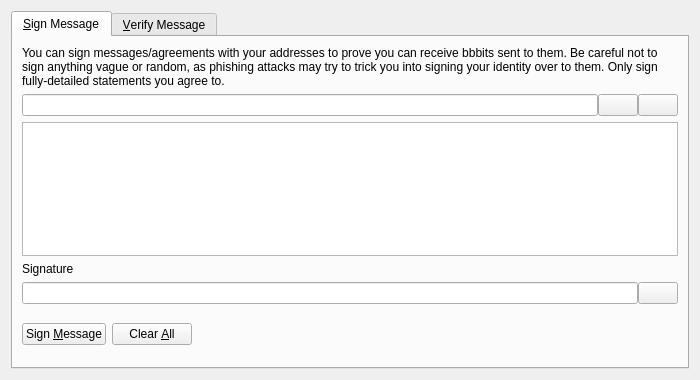
<?xml version="1.0" encoding="UTF-8"?>
<ui version="4.0">
 <class>SignVerifyMessageDialog</class>
 <widget class="QDialog" name="SignVerifyMessageDialog">
  <property name="geometry">
   <rect>
    <x>0</x>
    <y>0</y>
    <width>700</width>
    <height>380</height>
   </rect>
  </property>
  <property name="windowTitle">
   <string>Signatures - Sign / Verify a Message</string>
  </property>
  <property name="modal">
   <bool>true</bool>
  </property>
  <layout class="QVBoxLayout" name="verticalLayout">
   <item>
    <widget class="QTabWidget" name="tabWidget">
     <property name="currentIndex">
      <number>0</number>
     </property>
     <widget class="QWidget" name="tabSignMessage">
      <attribute name="title">
       <string>&amp;Sign Message</string>
      </attribute>
      <layout class="QVBoxLayout" name="verticalLayout_SM">
       <item>
        <widget class="QLabel" name="infoLabel_SM">
         <property name="text">
          <string>You can sign messages/agreements with your addresses to prove you can receive bbbits sent to them. Be careful not to sign anything vague or random, as phishing attacks may try to trick you into signing your identity over to them. Only sign fully-detailed statements you agree to.</string>
         </property>
         <property name="textFormat">
          <enum>Qt::PlainText</enum>
         </property>
         <property name="wordWrap">
          <bool>true</bool>
         </property>
        </widget>
       </item>
       <item>
        <layout class="QHBoxLayout" name="horizontalLayout_1_SM">
         <property name="spacing">
          <number>0</number>
         </property>
         <item>
          <widget class="QValidatedLineEdit" name="addressIn_SM">
           <property name="toolTip">
            <string>The Bbbit address to sign the message with</string>
           </property>
          </widget>
         </item>
         <item>
          <widget class="QPushButton" name="addressBookButton_SM">
           <property name="toolTip">
            <string>Choose previously used address</string>
           </property>
           <property name="text">
            <string/>
           </property>
           <property name="icon">
            <iconset resource="../bbbit.qrc">
             <normaloff>:/icons/address-book</normaloff>:/icons/address-book</iconset>
           </property>
           <property name="shortcut">
            <string>Alt+A</string>
           </property>
           <property name="autoDefault">
            <bool>false</bool>
           </property>
          </widget>
         </item>
         <item>
          <widget class="QPushButton" name="pasteButton_SM">
           <property name="toolTip">
            <string>Paste address from clipboard</string>
           </property>
           <property name="text">
            <string/>
           </property>
           <property name="icon">
            <iconset resource="../bbbit.qrc">
             <normaloff>:/icons/editpaste</normaloff>:/icons/editpaste</iconset>
           </property>
           <property name="shortcut">
            <string>Alt+P</string>
           </property>
           <property name="autoDefault">
            <bool>false</bool>
           </property>
          </widget>
         </item>
        </layout>
       </item>
       <item>
        <widget class="QPlainTextEdit" name="messageIn_SM">
         <property name="toolTip">
          <string>Enter the message you want to sign here</string>
         </property>
        </widget>
       </item>
       <item>
        <widget class="QLabel" name="signatureLabel_SM">
         <property name="text">
          <string>Signature</string>
         </property>
         <property name="textFormat">
          <enum>Qt::PlainText</enum>
         </property>
        </widget>
       </item>
       <item>
        <layout class="QHBoxLayout" name="horizontalLayout_2_SM">
         <property name="spacing">
          <number>0</number>
         </property>
         <item>
          <widget class="QLineEdit" name="signatureOut_SM">
           <property name="font">
            <font>
             <italic>true</italic>
            </font>
           </property>
           <property name="readOnly">
            <bool>true</bool>
           </property>
          </widget>
         </item>
         <item>
          <widget class="QPushButton" name="copySignatureButton_SM">
           <property name="toolTip">
            <string>Copy the current signature to the system clipboard</string>
           </property>
           <property name="text">
            <string/>
           </property>
           <property name="icon">
            <iconset resource="../bbbit.qrc">
             <normaloff>:/icons/editcopy</normaloff>:/icons/editcopy</iconset>
           </property>
           <property name="autoDefault">
            <bool>false</bool>
           </property>
          </widget>
         </item>
        </layout>
       </item>
       <item>
        <layout class="QHBoxLayout" name="horizontalLayout_3_SM">
         <item>
          <widget class="QPushButton" name="signMessageButton_SM">
           <property name="toolTip">
            <string>Sign the message to prove you own this Bbbit address</string>
           </property>
           <property name="text">
            <string>Sign &amp;Message</string>
           </property>
           <property name="icon">
            <iconset resource="../bbbit.qrc">
             <normaloff>:/icons/edit</normaloff>:/icons/edit</iconset>
           </property>
           <property name="autoDefault">
            <bool>false</bool>
           </property>
          </widget>
         </item>
         <item>
          <widget class="QPushButton" name="clearButton_SM">
           <property name="toolTip">
            <string>Reset all sign message fields</string>
           </property>
           <property name="text">
            <string>Clear &amp;All</string>
           </property>
           <property name="icon">
            <iconset resource="../bbbit.qrc">
             <normaloff>:/icons/remove</normaloff>:/icons/remove</iconset>
           </property>
           <property name="autoDefault">
            <bool>false</bool>
           </property>
          </widget>
         </item>
         <item>
          <spacer name="horizontalSpacer_1_SM">
           <property name="orientation">
            <enum>Qt::Horizontal</enum>
           </property>
           <property name="sizeHint" stdset="0">
            <size>
             <width>40</width>
             <height>48</height>
            </size>
           </property>
          </spacer>
         </item>
         <item>
          <widget class="QLabel" name="statusLabel_SM">
           <property name="font">
            <font>
             <weight>75</weight>
             <bold>true</bold>
            </font>
           </property>
           <property name="text">
            <string/>
           </property>
           <property name="wordWrap">
            <bool>true</bool>
           </property>
          </widget>
         </item>
         <item>
          <spacer name="horizontalSpacer_2_SM">
           <property name="orientation">
            <enum>Qt::Horizontal</enum>
           </property>
           <property name="sizeHint" stdset="0">
            <size>
             <width>40</width>
             <height>48</height>
            </size>
           </property>
          </spacer>
         </item>
        </layout>
       </item>
      </layout>
     </widget>
     <widget class="QWidget" name="tabVerifyMessage">
      <attribute name="title">
       <string>&amp;Verify Message</string>
      </attribute>
      <layout class="QVBoxLayout" name="verticalLayout_VM">
       <item>
        <widget class="QLabel" name="infoLabel_VM">
         <property name="text">
          <string>Enter the receiver's address, message (ensure you copy line breaks, spaces, tabs, etc. exactly) and signature below to verify the message. Be careful not to read more into the signature than what is in the signed message itself, to avoid being tricked by a man-in-the-middle attack. Note that this only proves the signing party receives with the address, it cannot prove sendership of any transaction!</string>
         </property>
         <property name="textFormat">
          <enum>Qt::PlainText</enum>
         </property>
         <property name="alignment">
          <set>Qt::AlignLeading|Qt::AlignLeft|Qt::AlignTop</set>
         </property>
         <property name="wordWrap">
          <bool>true</bool>
         </property>
        </widget>
       </item>
       <item>
        <layout class="QHBoxLayout" name="horizontalLayout_1_VM">
         <property name="spacing">
          <number>0</number>
         </property>
         <item>
          <widget class="QValidatedLineEdit" name="addressIn_VM">
           <property name="toolTip">
            <string>The Bbbit address the message was signed with</string>
           </property>
          </widget>
         </item>
         <item>
          <widget class="QPushButton" name="addressBookButton_VM">
           <property name="toolTip">
            <string>Choose previously used address</string>
           </property>
           <property name="text">
            <string/>
           </property>
           <property name="icon">
            <iconset resource="../bbbit.qrc">
             <normaloff>:/icons/address-book</normaloff>:/icons/address-book</iconset>
           </property>
           <property name="shortcut">
            <string>Alt+A</string>
           </property>
           <property name="autoDefault">
            <bool>false</bool>
           </property>
          </widget>
         </item>
        </layout>
       </item>
       <item>
        <widget class="QPlainTextEdit" name="messageIn_VM"/>
       </item>
       <item>
        <widget class="QValidatedLineEdit" name="signatureIn_VM"/>
       </item>
       <item>
        <layout class="QHBoxLayout" name="horizontalLayout_2_VM">
         <item>
          <widget class="QPushButton" name="verifyMessageButton_VM">
           <property name="toolTip">
            <string>Verify the message to ensure it was signed with the specified Bbbit address</string>
           </property>
           <property name="text">
            <string>Verify &amp;Message</string>
           </property>
           <property name="icon">
            <iconset resource="../bbbit.qrc">
             <normaloff>:/icons/transaction_0</normaloff>:/icons/transaction_0</iconset>
           </property>
           <property name="autoDefault">
            <bool>false</bool>
           </property>
          </widget>
         </item>
         <item>
          <widget class="QPushButton" name="clearButton_VM">
           <property name="toolTip">
            <string>Reset all verify message fields</string>
           </property>
           <property name="text">
            <string>Clear &amp;All</string>
           </property>
           <property name="icon">
            <iconset resource="../bbbit.qrc">
             <normaloff>:/icons/remove</normaloff>:/icons/remove</iconset>
           </property>
           <property name="autoDefault">
            <bool>false</bool>
           </property>
          </widget>
         </item>
         <item>
          <spacer name="horizontalSpacer_1_VM">
           <property name="orientation">
            <enum>Qt::Horizontal</enum>
           </property>
           <property name="sizeHint" stdset="0">
            <size>
             <width>40</width>
             <height>48</height>
            </size>
           </property>
          </spacer>
         </item>
         <item>
          <widget class="QLabel" name="statusLabel_VM">
           <property name="font">
            <font>
             <weight>75</weight>
             <bold>true</bold>
            </font>
           </property>
           <property name="text">
            <string/>
           </property>
           <property name="wordWrap">
            <bool>true</bool>
           </property>
          </widget>
         </item>
         <item>
          <spacer name="horizontalSpacer_2_VM">
           <property name="orientation">
            <enum>Qt::Horizontal</enum>
           </property>
           <property name="sizeHint" stdset="0">
            <size>
             <width>40</width>
             <height>48</height>
            </size>
           </property>
          </spacer>
         </item>
        </layout>
       </item>
      </layout>
     </widget>
    </widget>
   </item>
  </layout>
 </widget>
 <customwidgets>
  <customwidget>
   <class>QValidatedLineEdit</class>
   <extends>QLineEdit</extends>
   <header>qvalidatedlineedit.h</header>
  </customwidget>
 </customwidgets>
 <resources>
  <include location="../bbbit.qrc"/>
 </resources>
 <connections/>
</ui>
